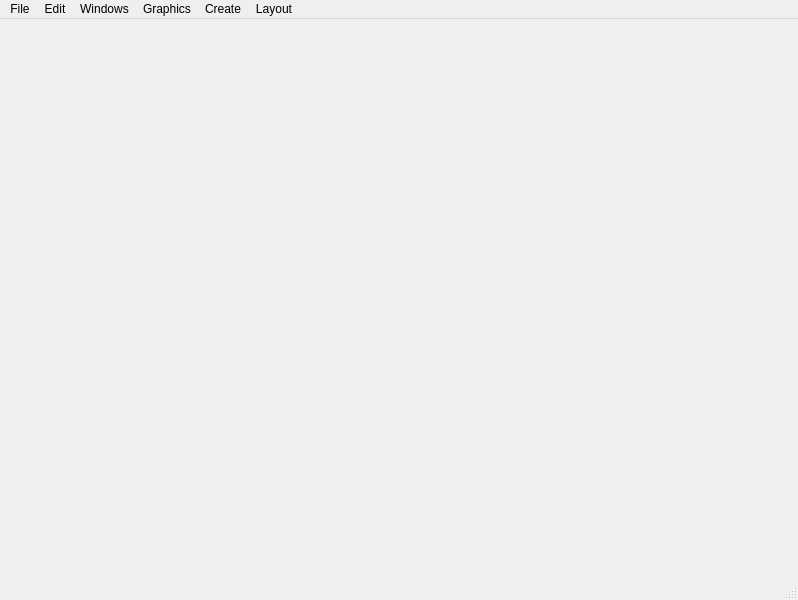
<?xml version="1.0" encoding="UTF-8"?>
<ui version="4.0">
 <class>MainWindow</class>
 <widget class="QMainWindow" name="MainWindow">
  <property name="geometry">
   <rect>
    <x>0</x>
    <y>0</y>
    <width>798</width>
    <height>600</height>
   </rect>
  </property>
  <property name="windowTitle">
   <string>MainWindow</string>
  </property>
  <widget class="QWidget" name="centralwidget">
   <layout class="QVBoxLayout" name="verticalLayout">
    <item>
     <widget class="ToolWindowManager" name="toolWindowManager" native="true"/>
    </item>
   </layout>
  </widget>
  <widget class="QMenuBar" name="menubar">
   <property name="geometry">
    <rect>
     <x>0</x>
     <y>0</y>
     <width>798</width>
     <height>21</height>
    </rect>
   </property>
   <widget class="QMenu" name="menuFile">
    <property name="title">
     <string>File</string>
    </property>
    <addaction name="actionNew_Project"/>
    <addaction name="actionOpen_Project"/>
    <addaction name="actionSave_Project"/>
    <addaction name="separator"/>
   </widget>
   <widget class="QMenu" name="menuEdit">
    <property name="title">
     <string>Edit</string>
    </property>
   </widget>
   <widget class="QMenu" name="menuWindows">
    <property name="title">
     <string>Windows</string>
    </property>
    <addaction name="actionInspector"/>
    <addaction name="actionViewport"/>
    <addaction name="actionScene_Hierarchy"/>
    <addaction name="actionContent_Browser"/>
    <addaction name="actionMaterial_Editor"/>
   </widget>
   <widget class="QMenu" name="menuGraphics">
    <property name="title">
     <string>Graphics</string>
    </property>
    <addaction name="actionLighting_Settings"/>
    <addaction name="actionEnvironment_Settings"/>
   </widget>
   <widget class="QMenu" name="menuCreate">
    <property name="title">
     <string>Create</string>
    </property>
    <widget class="QMenu" name="menuComponent">
     <property name="title">
      <string>Add Component</string>
     </property>
     <addaction name="actionCamera"/>
     <addaction name="actionLight"/>
     <addaction name="actionLuaScript"/>
     <addaction name="actionMeshRenderer"/>
     <addaction name="actionModel_2"/>
     <addaction name="actionSpriteRenderer"/>
    </widget>
    <widget class="QMenu" name="menuPrimitive">
     <property name="title">
      <string>Primitive</string>
     </property>
     <addaction name="actionPlane"/>
     <addaction name="actionCube"/>
     <addaction name="actionSphere"/>
     <addaction name="actionCylinder"/>
     <addaction name="actionTerrain"/>
    </widget>
    <widget class="QMenu" name="menuImport">
     <property name="title">
      <string>Import</string>
     </property>
     <addaction name="actionModel"/>
     <addaction name="actionTexture"/>
     <addaction name="actionShader"/>
    </widget>
    <addaction name="actionEntity"/>
    <addaction name="menuComponent"/>
    <addaction name="actionLua_Script"/>
    <addaction name="menuPrimitive"/>
    <addaction name="separator"/>
    <addaction name="menuImport"/>
   </widget>
   <widget class="QMenu" name="menulayout">
    <property name="title">
     <string>Layout</string>
    </property>
    <addaction name="actionSave_layout"/>
    <addaction name="actionRestore_layout"/>
    <addaction name="actionClear_layout"/>
   </widget>
   <addaction name="menuFile"/>
   <addaction name="menuEdit"/>
   <addaction name="menuWindows"/>
   <addaction name="menuGraphics"/>
   <addaction name="menuCreate"/>
   <addaction name="menulayout"/>
  </widget>
  <widget class="QStatusBar" name="statusbar"/>
  <action name="actionLighting_Settings">
   <property name="text">
    <string>Lighting Settings</string>
   </property>
  </action>
  <action name="actionEnvironment_Settings">
   <property name="text">
    <string>Environment Settings</string>
   </property>
  </action>
  <action name="actionEntity">
   <property name="text">
    <string>Entity</string>
   </property>
  </action>
  <action name="actionID">
   <property name="text">
    <string>ID</string>
   </property>
  </action>
  <action name="actionTag">
   <property name="text">
    <string>Tag</string>
   </property>
  </action>
  <action name="actionCamera">
   <property name="text">
    <string>Camera</string>
   </property>
  </action>
  <action name="actionTransform">
   <property name="text">
    <string>Transform</string>
   </property>
  </action>
  <action name="actionMeshRenderer">
   <property name="text">
    <string>MeshRenderer</string>
   </property>
  </action>
  <action name="actionSpriteRenderer">
   <property name="text">
    <string>SpriteRenderer</string>
   </property>
  </action>
  <action name="actionLuaScript">
   <property name="text">
    <string>LuaScript</string>
   </property>
  </action>
  <action name="actionLua_Script">
   <property name="text">
    <string>Lua Script</string>
   </property>
  </action>
  <action name="actionPlane">
   <property name="text">
    <string>Plane</string>
   </property>
  </action>
  <action name="actionCube">
   <property name="text">
    <string>Cube</string>
   </property>
  </action>
  <action name="actionSphere">
   <property name="text">
    <string>Sphere</string>
   </property>
  </action>
  <action name="actionCylinder">
   <property name="text">
    <string>Cylinder</string>
   </property>
  </action>
  <action name="actionTerrain">
   <property name="text">
    <string>Terrain</string>
   </property>
  </action>
  <action name="actionModel">
   <property name="text">
    <string>Model</string>
   </property>
  </action>
  <action name="actionTexture">
   <property name="text">
    <string>Texture</string>
   </property>
  </action>
  <action name="actionShader">
   <property name="text">
    <string>Shader</string>
   </property>
  </action>
  <action name="actionInspector">
   <property name="text">
    <string>Inspector</string>
   </property>
  </action>
  <action name="actionViewport">
   <property name="text">
    <string>Viewport</string>
   </property>
  </action>
  <action name="actionModel_2">
   <property name="text">
    <string>Model</string>
   </property>
  </action>
  <action name="actionLight">
   <property name="text">
    <string>Light</string>
   </property>
  </action>
  <action name="actionScene_Hierarchy">
   <property name="text">
    <string>Scene Hierarchy</string>
   </property>
  </action>
  <action name="actionContent_Browser">
   <property name="text">
    <string>Content Browser</string>
   </property>
  </action>
  <action name="actionNew_Project">
   <property name="text">
    <string>New Project</string>
   </property>
  </action>
  <action name="actionOpen_Project">
   <property name="text">
    <string>Open Project</string>
   </property>
  </action>
  <action name="actionSave_Project">
   <property name="text">
    <string>Save Project</string>
   </property>
  </action>
  <action name="actionMaterial_Editor">
   <property name="text">
    <string>Material Editor</string>
   </property>
  </action>
  <action name="actionSave_layout">
   <property name="text">
    <string>Save layout</string>
   </property>
  </action>
  <action name="actionRestore_layout">
   <property name="text">
    <string>Restore layout</string>
   </property>
  </action>
  <action name="actionClear_layout">
   <property name="text">
    <string>Clear layout</string>
   </property>
  </action>
 </widget>
 <customwidgets>
  <customwidget>
   <class>ToolWindowManager</class>
   <extends>QWidget</extends>
   <header>Extensions/toolwindowmanager/ToolWindowManager.h</header>
   <container>1</container>
  </customwidget>
 </customwidgets>
 <resources/>
 <connections/>
</ui>
